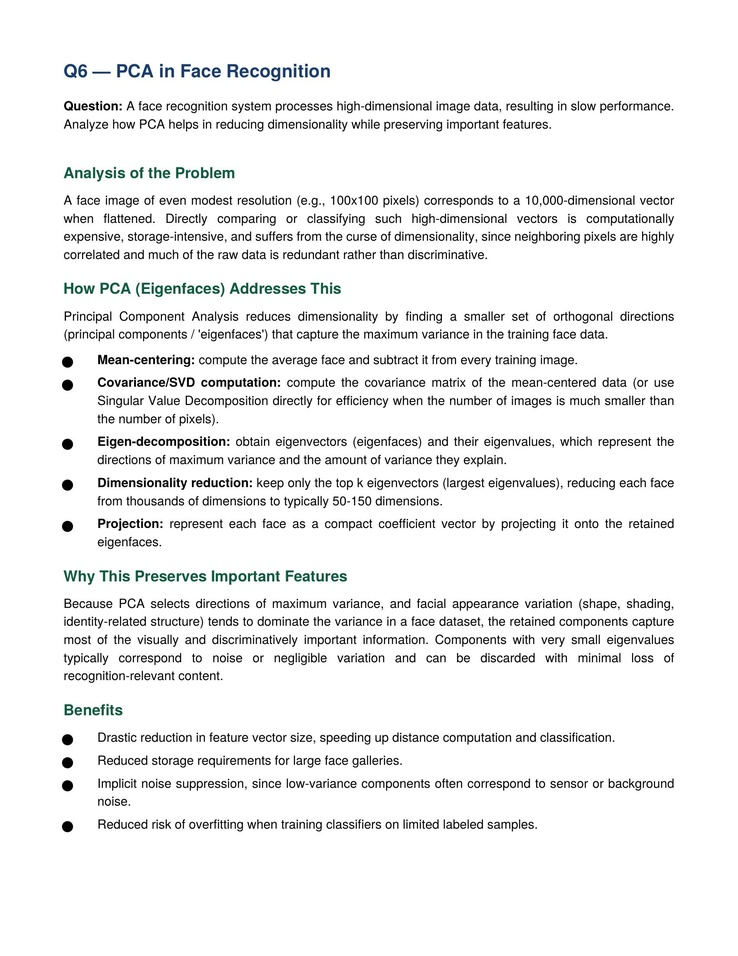
#> input picture CO3/AT2/Q06/Q6.jpg, 738 x 956 px, shrunk from 1700 x 2200 before the run
$ python code.py   (older library calls are emulated)
#> lines starting #> are read from the running program, lines starting #| are printed output that depends on the picture
import cv2
import numpy as np
from tkinter import Tk, filedialog

# Open file selection window
root = Tk()
root.withdraw()

image_path = filedialog.askopenfilename(
    title="Select an Image",
    filetypes=[
        ("Image Files", "*.jpg *.jpeg *.png *.bmp")
    ]
)
#> the answer given: ../../CO3/AT2/Q06/Q6.jpg

# Read selected image
img = cv2.imread(image_path, 0)
#> img: shape (956, 738); min 0, max 255, mean 240

# Check if image was selected
if img is None:
    print("No image selected.")
    exit()

# Sobel X
sobelx = cv2.Sobel(img, cv2.CV_64F, 1, 0, ksize=3)
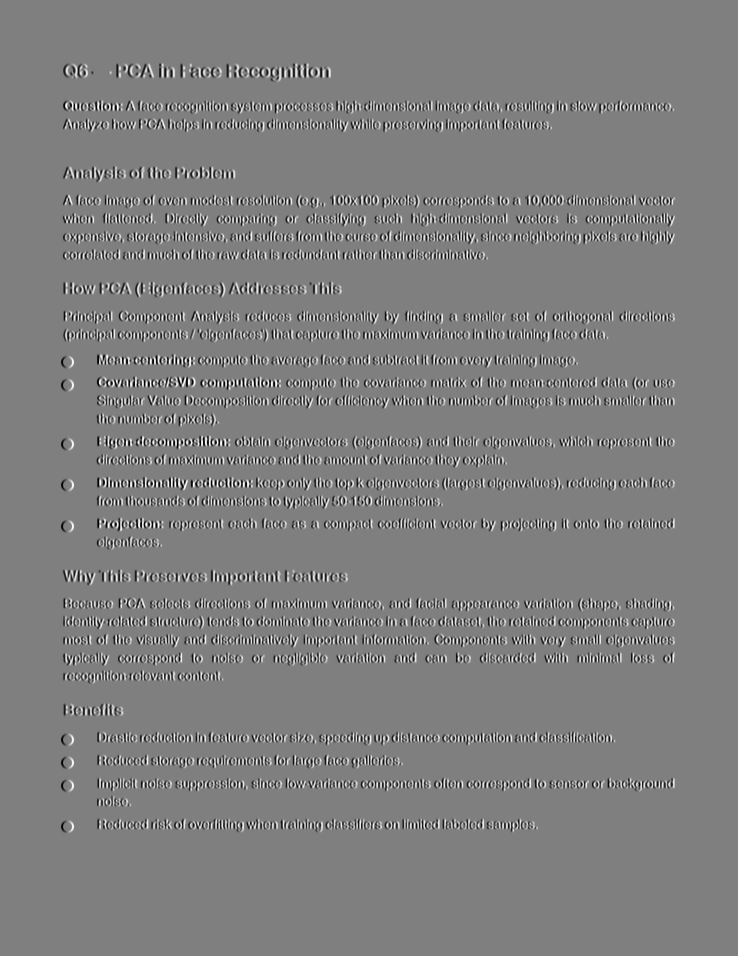
#> sobelx: shape (956, 738) float64; min -1020, max 1020, mean 0; drawn with min black and max white

# Sobel Y
sobely = cv2.Sobel(img, cv2.CV_64F, 0, 1, ksize=3)
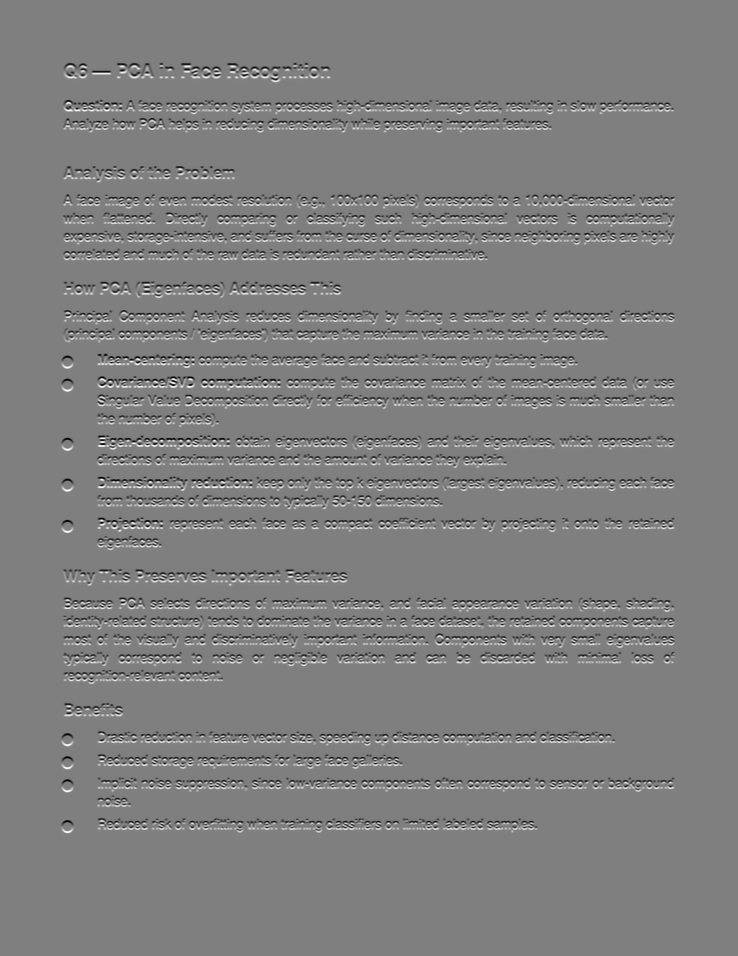
#> sobely: shape (956, 738) float64; min -1019, max 1020, mean 0; drawn with min black and max white

# Combine Sobel X and Y
edges = cv2.addWeighted(sobelx, 0.5, sobely, 0.5, 0)
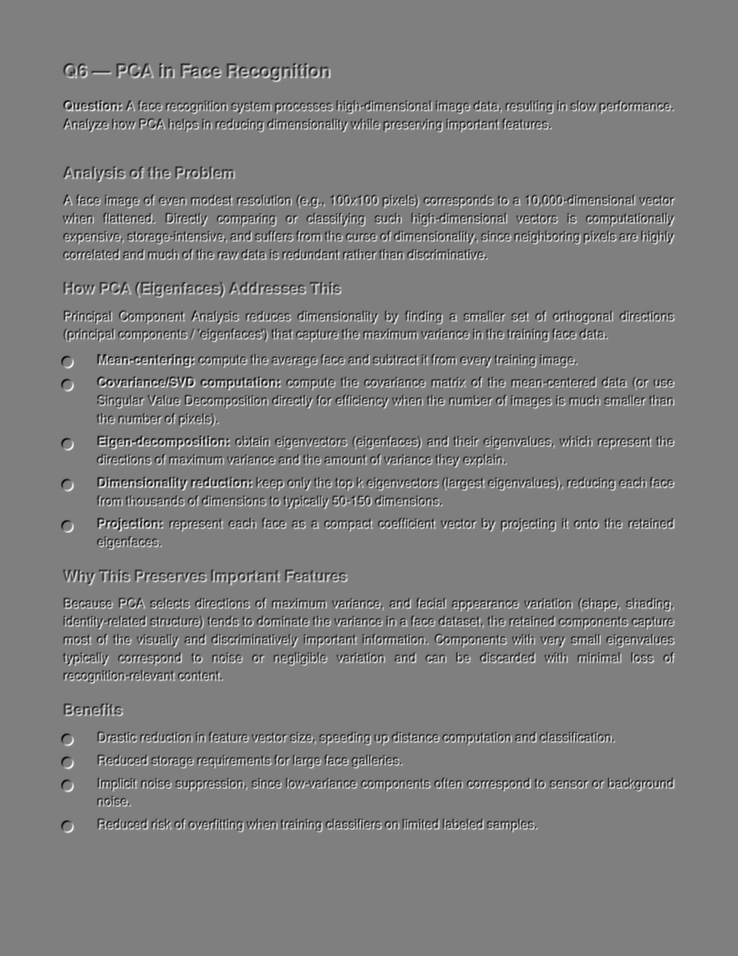
#> edges: shape (956, 738) float64; min -755, max 755, mean 0; drawn with min black and max white

# Convert to displayable format
edges = cv2.convertScaleAbs(edges)
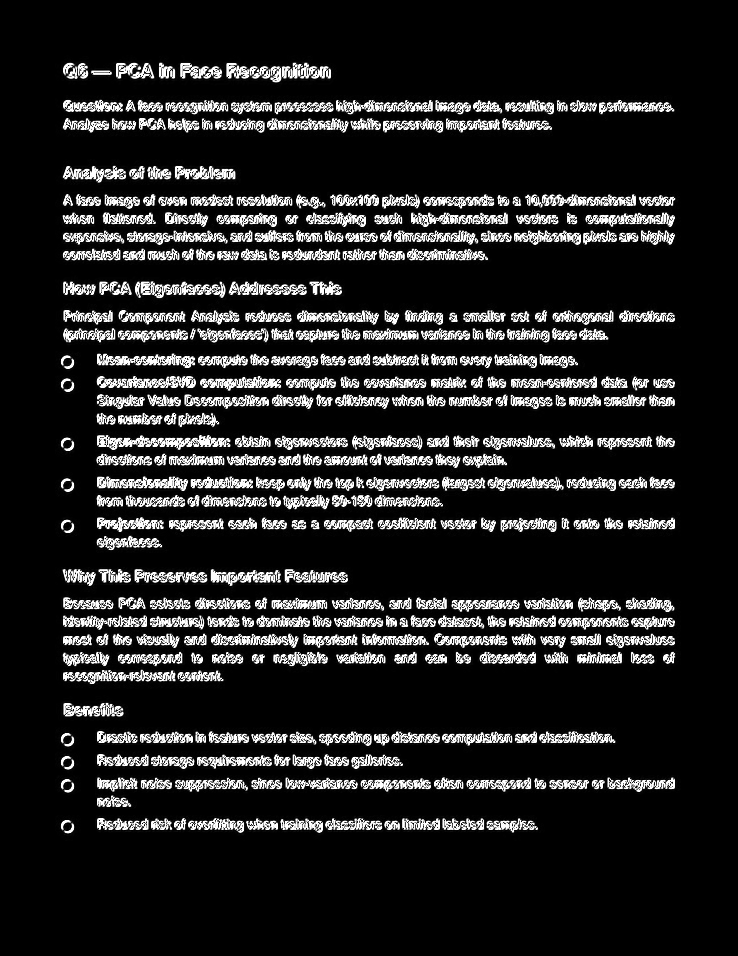
#> edges: shape (956, 738); min 0, max 255, mean 33.5

# Save output
cv2.imwrite("Edge_detection.jpg", edges)

# Display original and output
cv2.imshow("Original Image", img)
cv2.imshow("Sobel XY Edge Detection", edges)

cv2.waitKey(0)
cv2.destroyAllWindows()
